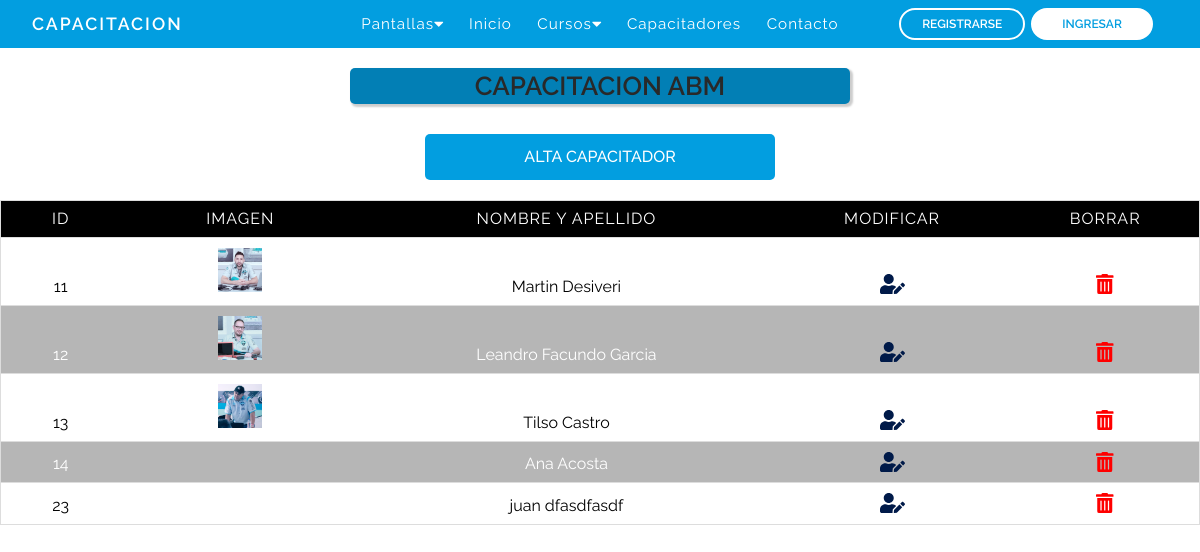
The page /abm.php on the database as committed earlier.
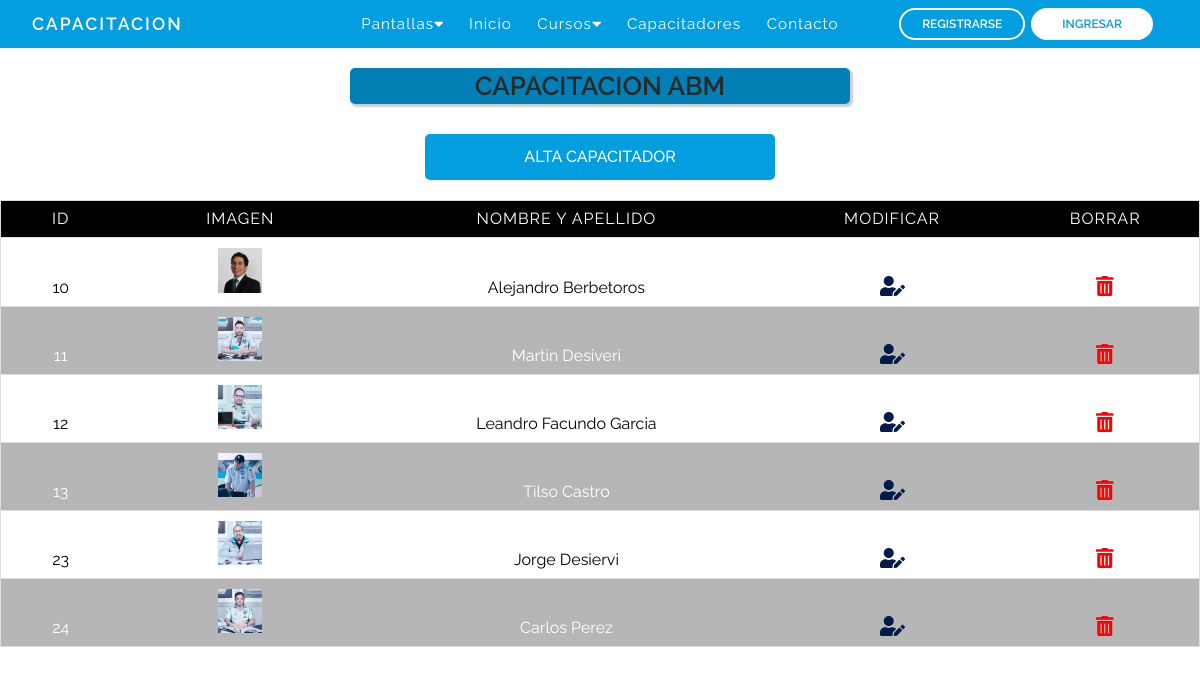
The same page on the database as committed later.
### tables this page shows
CREATE TABLE `capacitadores` (
  `id` int(10) NOT NULL,
  `nombre` varchar(120) NOT NULL,
  `apellido` varchar(120) NOT NULL,
  `cuil_cuit` int(11) NOT NULL,
  `imagen` varchar(255) NOT NULL DEFAULT 'usersNone.png',
  `telefono` varchar(12) NOT NULL,
  `direccion` varchar(120) NOT NULL,
  `codigo_postal` varchar(10) NOT NULL,
  `email` varchar(120) NOT NULL,
  `especialidad` varchar(255) NOT NULL,
  `descripcion` varchar(1000) NOT NULL,
  `provincia` varchar(60) NOT NULL,
  `fecha_alta` date NOT NULL DEFAULT current_timestamp(),
  `fecha_baja` date NOT NULL
);

### abm.php (the view, shortened to what this page needs)
<?php
require_once('bd/conexion.php');
$consulta = $pdo->prepare('SELECT id, imagen, nombre, apellido FROM capacitadores');
$consulta -> execute();
?>
<!DOCTYPE html>
<html lang="es">
<head>
	<link rel="stylesheet" href="css/reset.css">
	<link rel="stylesheet" type="text/css" href="css/abm.css">
</head>
</body>
<body>
	<header>
		<?php require_once("nav.php") ?>
	</header>
		<div class="cont_title">
			<p>CAPACITACION ABM</p>
		</div>
			<div class="contenedor">
			<a href="formularioCapacitador.php" class="btnAlta">ALTA CAPACITADOR</a>
		<table border="1">
			<thead>
				<tr>
					<th class="id">Id</th>
					<th class="imagen">Imagen</th>
					<th class="nombreApellido">Nombre y apellido</th>
					<th class="Borrar">Modificar</th>
					<th class="Editar">Borrar</th>
				</tr>
			</thead>
			<tbody>
				<tr>
				<?php while ($datos = $consulta->fetch(PDO::FETCH_ASSOC)) { ?>
					<td class="id" data-label="id"><?= $datos['id'] ?></td>
					<td class="imagen" ><img width="20%" src="images/capacitadores/<?= $datos['imagen'] ?>" alt=""></td>
					<td class="nombreApellido" data-label="Nombre y Apellido"><?= $datos['nombre'].' '.$datos['apellido'] ?></td>
					<td class="Editar"><a href="<?= 'editCapacitador.php?id='.$datos['id'] ?>"><i class="fas fa-user-edit edit"></i></a></td>
					<td class="Borrar"><a onclick="return confirma()" href="<?= 'deleteCapacitador.php?id='.$datos['id'] ?>"><i class="fas fa-trash-alt  borrar "></i></a></td>
				</tr>
				<?php } ?>
			</tbody>
		</table>
	</div>
</body>
</html>

### nav.php (shortened to what this page needs)
<!DOCTYPE html>
<html lang="en">
<head>
    <link rel="stylesheet" href="https://use.fontawesome.com/releases/v5.15.4/css/all.css" />
    <link rel="stylesheet" href="css/nav.css">
</head>
<body>
    <nav >
        <div class="containerNav">
            <div class="logo-container">
                <h3 class="logonav"><a class="ancor-nav" href="index.php">CAPACITACION</a></h3>
            </div>
            <div class="nav-btn">
                <div class="nav-links">
                    <ul>
                        <li class="nav-link" style="--i: .85s">
                            <a href="#">Pantallas<i class="fas fa-caret-down"></i></a>
                        </li>
                        <li class="nav-link" style="--i: .6s">
                            <a href="index.php">Inicio</a>
                        </li>
                        <li class="nav-link" style="--i: .85s">
                            <a href="#">Cursos<i class="fas fa-caret-down"></i></a>
                        </li>
                        <li class="nav-link" style="--i: 1.1s">
                            <a href="capacitadores.php">Capacitadores</a>
                        </li>
                        <li class="nav-link" style="--i: 1.35s">
                            <a href="contacto.php">Contacto</a>
                        </li>
                    </ul>
                    </div>
                        <div class="buttons" style="--i: 1.8s">
                            <a href="formularioRegistro.php" class="btn btnRegistrese transparent">Registrarse</a>
                            <a href="login.php" class="btn btnIngresar solid" id="abrirModal">Ingresar</a>
                        </div>
                    </div>
        </div>
    </nav>
</body>
</html>

### css/abm.css (style rules this page uses)
* { font-family: 'Raleway', sans-serif !important; font-size: 16px; }
.cont_title { text-align: center; display: flex; justify-content: center; font-family: 'Raleway', sans-serif !important; }
.cont_title p { max-width: 1200px; border-radius: 5px; color: rgb(41, 41, 41);; width: 500px; font-size: 26px; font-weight: 600; background-color: #027fb5;; box-shadow: 2px 2px 2px 1px rgba(0, 0, 0, 0.2); padding: 5px; margin: 20px 10px 10px 10px; }
.btnAlta { display: block; background-color: #029ee0; width: 200px; border: none; color: #ffffff; font-weight: 500; padding: 12px 10px; text-decoration: none; font-size: 20px; border-radius: 5px; margin: 20px 0 0 0; text-align: center; }
.contenedor { display: flex; flex-wrap: wrap; justify-content: center; }
.btnAlta { background-color: #029ee0; width: 350px; border: none; color: white; font-weight: 500; padding: 15px 12px; text-decoration: none; font-size: 16px; border-radius: 5px; margin: 20px 0 20px 0; text-align: center; }
table { max-width: 1200px; border: 1px solid #ccc; width: 100%; margin: 0; padding: 0; border-collapse: collapse; border-spacing: 0; }
table tr { border: 1px solid #ddd; padding: 5px; }
table td, table th { text-align: center; padding: 10px; }
.id { width: 10%; }
table th { text-transform: uppercase; font-family: 18px; letter-spacing: 1px; background-color: #000000; color: #fff }
.imagen { width: 20%; }
.edit { text-decoration: none; color: #001a49; font-size: 20PX; }
.borrar { text-decoration: none; color: red; font-size: 20PX; }

### css/nav.css (style rules this page uses)
* { padding: 0; margin: 0; box-sizing: border-box; }
ul { list-style: none; }
.ancor-nav { text-decoration: none; color: #fff; }
a { text-decoration: none; }
nav { font-family: 'Raleway', sans-serif !important; position: sticky; top: 0px; background-color: #029ee0; width: 100%; z-index: 1000; }
.containerNav { padding: 0 32px; margin: 0 auto; display: flex; position: relative; }
.logo-container { flex: 1; display: flex; align-items: center; }
.nav-btn { flex: 3; display: flex; }
.nav-links { flex: 2; }
.buttons { display: flex; justify-content: center; align-items: center; flex: 1; }
.logonav { color: #fff; font-size: 1.1rem; font-weight: 600; letter-spacing: 2px; text-transform: uppercase; line-height: 3rem; }
.btn { display: inline-block; padding: 8px 21px; font-size: 12px; font-weight: 600; border: 2px solid #fff; border-radius: 32px; line-height: 1; margin: 0 3px; transition: .3s; text-transform: uppercase; }
.btn.solid, .btn.transparent:hover { background-color: #fff; color: #029ee0; }
.btn.transparent, .btn.solid:hover { background-color: transparent; color: #fff; }
.nav-links > ul { display: flex; justify-content: center; align-items: center; }
.nav-link { position: relative; }
.nav-link > a { line-height: 3rem; color: #fff; padding: 0 .8rem; letter-spacing: 1px; font-size: .95rem; display: flex; align-items: center; justify-content: space-between; transition: .5s; }
.btnIngresar { padding-right: 29px; padding-left: 29px; }

Rows that differ between the two databases and show on the page:
removed capacitadores: id "14", nombre "Ana", apellido "Acosta"
added capacitadores: id "10", imagen (picture), nombre "Alejandro", apellido "Berbetoros"
changed capacitadores id 23: imagen: picture added; nombre "juan" → "Jorge"; apellido "dfasdfasdf" → "Desiervi"
added capacitadores: id "24", imagen (picture), nombre "Carlos", apellido "Perez"
